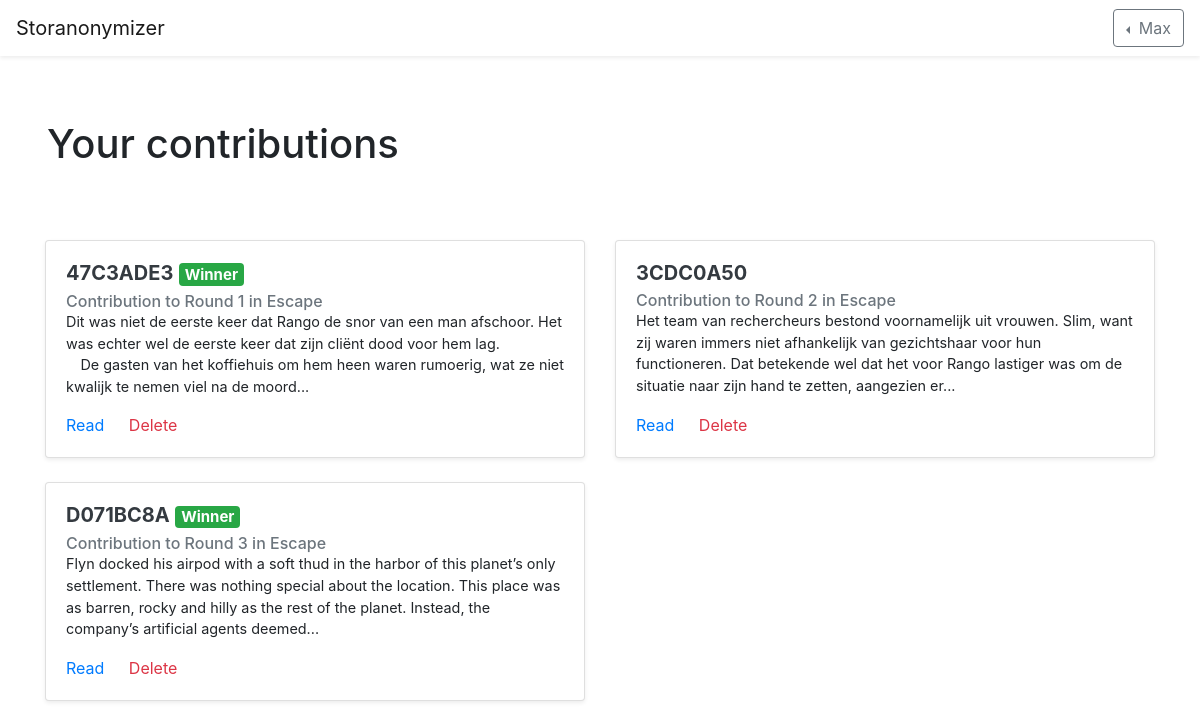
Before: /my/contributions (signed in) with the older database file.
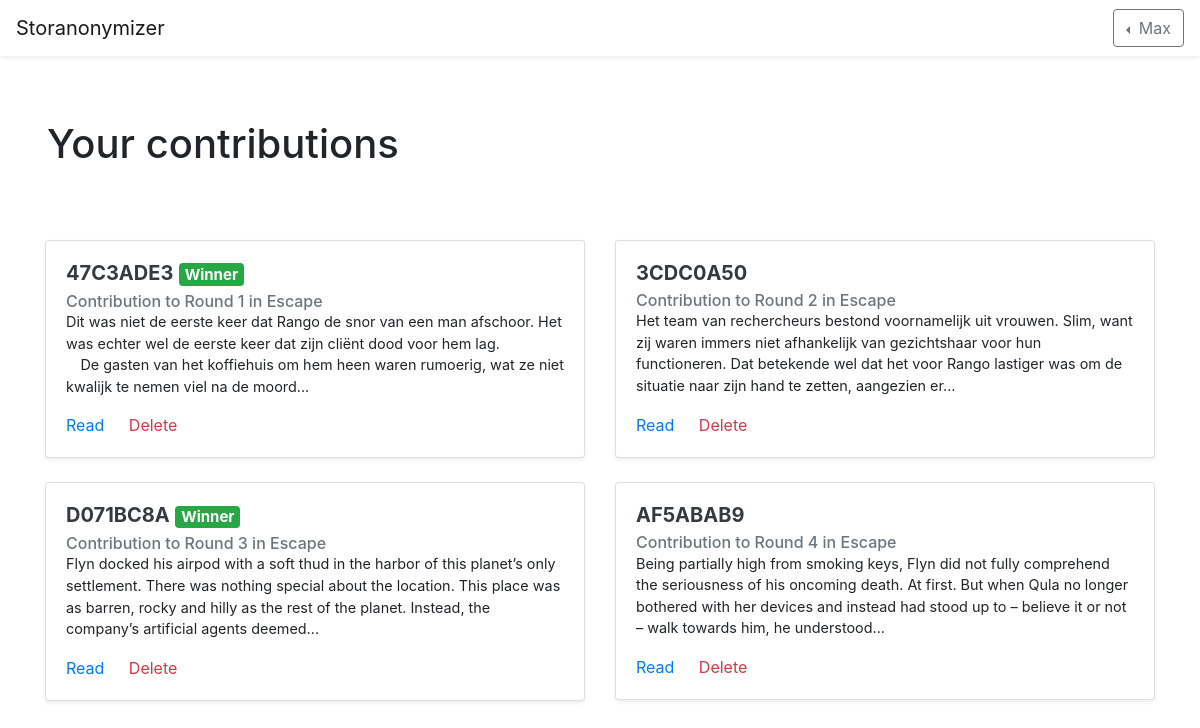
After: the same page with the newer database file.
### storanonymizer/models.py (models this page shows, shortened)
class Contribution(db.Model):
	id = db.Column(db.Integer, primary_key=True)
	code = db.Column(db.String(), unique=True)
	text = db.Column(db.Text())
	votes = db.relationship("Vote", backref="contribution", lazy="select")
	author_id = db.Column(db.Integer, db.ForeignKey("user.id"))
	round_id = db.Column(db.Integer, db.ForeignKey("round.id"))

class Round(db.Model):
	id = db.Column(db.Integer, primary_key=True)
	name = db.Column(db.String())
	code = db.Column(db.String(), unique=True)
	contributions = db.relationship("Contribution", backref="round", lazy="select")
	votes = db.relationship("Vote", backref="round", lazy="select")
	winning_contribution_id = db.Column(db.String())
	story_id = db.Column(db.Integer, db.ForeignKey("story.id"))
	public_authors = db.Column(db.Boolean(), default=False)
	public_contributions = db.Column(db.Boolean(), default=False)
	voting = db.Column(db.Boolean(), default=False)
	public_votes = db.Column(db.Boolean(), default=False)

class Story(db.Model):
	id = db.Column(db.Integer, primary_key=True)
	code = db.Column(db.String(), unique=True)
	name = db.Column(db.String())
	user_id = db.Column(db.Integer, db.ForeignKey("user.id"))
	rounds = db.relationship("Round", backref="story", lazy="select")

### storanonymizer/views.py (the view)
@app.route("/my/contributions")
@login_required
def my_contributions():
	contributions = current_user.contributions
	return render_template("mycontributions.html", contributions=contributions)

### storanonymizer/auth.py (called while the page is built)
@lm.user_loader
def load_user(user_id):
	return models.User.query.get(int(user_id))

### storanonymizer/templates/mycontributions.html
{% extends "base.html" %}
{% block content %}
<div class="jumbotron bg-white mb-0">
	<div class="container">
		<h1>Your contributions</h1>
	</div>
</div>
<div class="container">
	<div class="row">
		{% for c in contributions %}
		<div class="col-12 col-md-6 mb-4">
			<div class="card shadow-sm">
				<div class="card-body">
					<h5 class="card-title"><a class="text-dark font-weight-bold" href="{{ url_for('contribution', contribution_code=c.code) }}">
						{{ c.code }}</a>
						{% if c.round.public_votes and c.id == c.round.winning_contribution_id|int %}
						<span class="badge badge-success">Winner</span>
						{% endif %}
					</h5>
					<h6 class="card-subtitle text-secondary">Contribution to {{ c.round.name }} in {{ c.round.story.name }}</h6>
					<p class="card-text" style="font-size: 0.9rem;">{{ c.text|truncate|safe }}</p>
					<a href="{{ url_for('contribution', contribution_code=c.code) }}" class="card-link">Read</a>
					<a href="{{ url_for('delete_contribution', contribution_code=c.code) }}" class="card-link text-danger">Delete</a>
				</div>
			</div>
		</div>
		{% else %}
		<h6 class="alert alert-light text-center">You have made no contributions yet!</h6>
		{% endfor %}
	</div>
</div>
{% endblock %}

Changed rows visible on the page:
added Contribution: code "AF5ABAB9", round.name "Round 4", round.story.name "Escape", text "Being partially high from smoking keys, Flyn did not fully comprehend the seriousness of his oncoming death. At first. But when Qula no longer bothered with her devices and instead had stood up to – believe it or not – walk towards him, he understood..."
